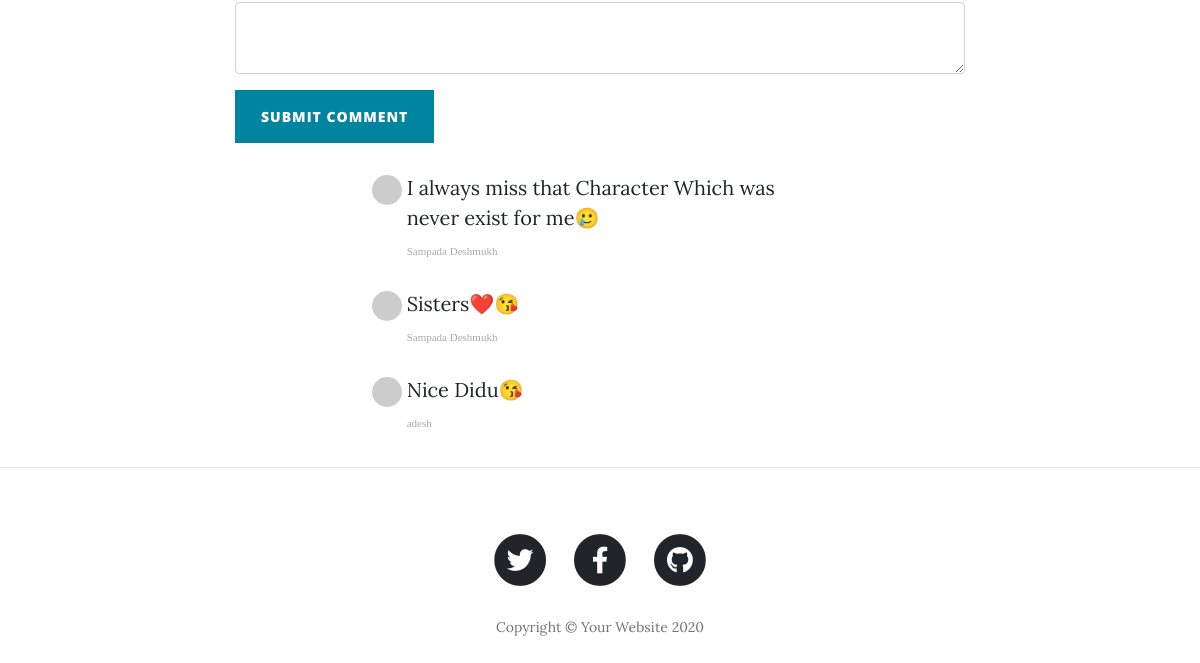
The page /post/2 (lower part) on the database as committed earlier.
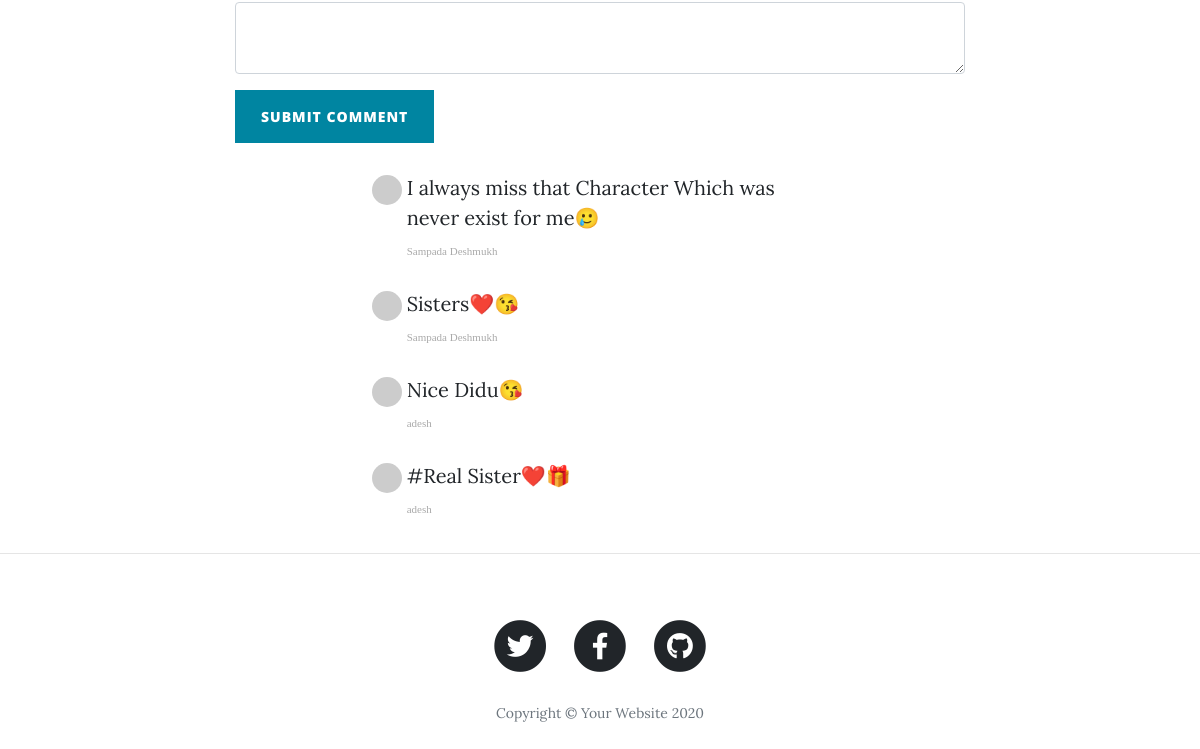
The same page on the database as committed later.
### main.py (models this page shows)
class Comment(db.Model):
    __tablename__ = "comments"
    id = db.Column(db.Integer,primary_key=True)
    user_id = db.Column(db.Integer, db.ForeignKey("users.id"))
    comment_author = relationship("User",back_populates="comments")
    blog_id = db.Column(db.Integer, db.ForeignKey("blog_posts.id"))
    parent_post = relationship("BlogPost", back_populates="comments")
    text = db.Column(db.String(250), nullable=False)

class User(UserMixin, db.Model):
    __tablename__ = "users"
    id = db.Column(db.Integer, primary_key=True)
    email = db.Column(db.String(250), nullable=False, unique=True)
    name = db.Column(db.String(250), nullable=False)
    password = db.Column(db.String(250), nullable=False)
    posts = relationship("BlogPost",back_populates="author")
    comments = relationship("Comment",back_populates="comment_author")

### main.py (the view, shortened to what this page needs)
@app.route("/post/<int:post_id>",methods=["GET","POST"])
def show_post(post_id):
    requested_post = BlogPost.query.get(post_id)
    form = CommentForm()
    return render_template("post.html", post=requested_post ,current_user=current_user,form=form)

### forms.py
class CommentForm(FlaskForm):
    comment_text = CKEditorField("comment",validators=[DataRequired()])
    submit = SubmitField("submit comment")

### templates/post.html (shortened to what this page needs)
{% include "header.html" %}
{% import "bootstrap/wtf.html" as wtf %}
  <article>
    <div class="container">
      <div class="row">
        <div class="col-lg-8 col-md-10 mx-auto">
          {{ wtf.quick_form(form,novalidate=True,button_map={"submit":"primary"})}}
          <div class="col-lg-8 col-md-10 mx-auto comment">
            {%for comment in post.comments %}
              <ul class="commentList">
                <li>
                    <div class="commenterImage">
                      <img src="{{comment.comment_author.email|gravatar}}"/>
                    </div>
                    <div class="commentText">
                      <p>{{comment.text|safe}}</p>
                      <span class="date sub-text">{{comment.comment_author.name}}</span>
                    </div>
                </li>
              </ul>
            {% endfor %}
            </div>
          </div>
      </div>
    </div>
  </article>
  <hr>
{% include "footer.html" %}

### templates/header.html (shortened to what this page needs)
<!DOCTYPE html>
<html lang="en">
<head>
  <link href="{{ url_for('static', filename='vendor/bootstrap/css/bootstrap.min.css') }}" rel="stylesheet">
  <link href="{{ url_for('static', filename='vendor/fontawesome-free/css/all.min.css')}}" rel="stylesheet" type="text/css">
  <link href="{{ url_for('static', filename='css/clean-blog.min.css')}}" rel="stylesheet">
</head>
<body>

### templates/footer.html (shortened to what this page needs)
  <footer>
    <div class="container">
      <div class="row">
        <div class="col-lg-8 col-md-10 mx-auto">
          <ul class="list-inline text-center">
            <li class="list-inline-item">
              <a href="#">
                <span class="fa-stack fa-lg">
                  <i class="fas fa-circle fa-stack-2x"></i>
                  <i class="fab fa-twitter fa-stack-1x fa-inverse"></i>
                </span>
              </a>
            </li>
            <li class="list-inline-item">
              <a href="#">
                <span class="fa-stack fa-lg">
                  <i class="fas fa-circle fa-stack-2x"></i>
                  <i class="fab fa-facebook-f fa-stack-1x fa-inverse"></i>
                </span>
              </a>
            </li>
            <li class="list-inline-item">
              <a href="#">
                <span class="fa-stack fa-lg">
                  <i class="fas fa-circle fa-stack-2x"></i>
                  <i class="fab fa-github fa-stack-1x fa-inverse"></i>
                </span>
              </a>
            </li>
          </ul>
          <p class="copyright text-muted">Copyright &copy; Your Website 2020</p>
        </div>
      </div>
    </div>
  </footer>
</body>
</html>

Rows that differ between the two databases and show on the page:
added Comment: text "#Real Sister❤️🎁", comment_author.name "adesh"
